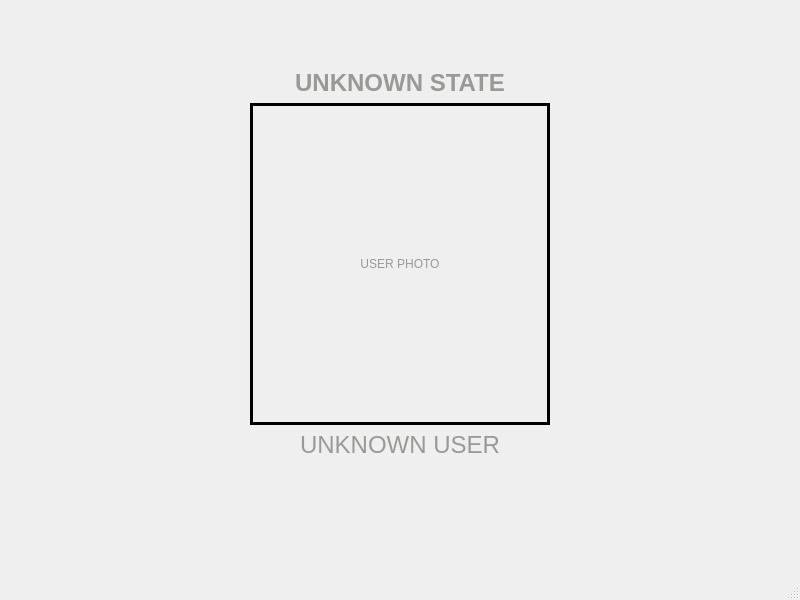
<?xml version="1.0" encoding="UTF-8"?>
<ui version="4.0">
 <class>admin</class>
 <widget class="QMainWindow" name="admin">
  <property name="geometry">
   <rect>
    <x>0</x>
    <y>0</y>
    <width>800</width>
    <height>600</height>
   </rect>
  </property>
  <property name="windowTitle">
   <string>Access Control</string>
  </property>
  <property name="autoFillBackground">
   <bool>false</bool>
  </property>
  <widget class="QWidget" name="centralwidget">
   <property name="palette">
    <palette>
     <active>
      <colorrole role="WindowText">
       <brush brushstyle="SolidPattern">
        <color alpha="255">
         <red>0</red>
         <green>0</green>
         <blue>0</blue>
        </color>
       </brush>
      </colorrole>
      <colorrole role="Button">
       <brush brushstyle="SolidPattern">
        <color alpha="255">
         <red>255</red>
         <green>255</green>
         <blue>255</blue>
        </color>
       </brush>
      </colorrole>
      <colorrole role="Light">
       <brush brushstyle="SolidPattern">
        <color alpha="255">
         <red>255</red>
         <green>255</green>
         <blue>255</blue>
        </color>
       </brush>
      </colorrole>
      <colorrole role="Midlight">
       <brush brushstyle="SolidPattern">
        <color alpha="255">
         <red>255</red>
         <green>255</green>
         <blue>255</blue>
        </color>
       </brush>
      </colorrole>
      <colorrole role="Dark">
       <brush brushstyle="SolidPattern">
        <color alpha="255">
         <red>127</red>
         <green>127</green>
         <blue>127</blue>
        </color>
       </brush>
      </colorrole>
      <colorrole role="Mid">
       <brush brushstyle="SolidPattern">
        <color alpha="255">
         <red>170</red>
         <green>170</green>
         <blue>170</blue>
        </color>
       </brush>
      </colorrole>
      <colorrole role="Text">
       <brush brushstyle="SolidPattern">
        <color alpha="255">
         <red>0</red>
         <green>0</green>
         <blue>0</blue>
        </color>
       </brush>
      </colorrole>
      <colorrole role="BrightText">
       <brush brushstyle="SolidPattern">
        <color alpha="255">
         <red>255</red>
         <green>255</green>
         <blue>255</blue>
        </color>
       </brush>
      </colorrole>
      <colorrole role="ButtonText">
       <brush brushstyle="SolidPattern">
        <color alpha="255">
         <red>0</red>
         <green>0</green>
         <blue>0</blue>
        </color>
       </brush>
      </colorrole>
      <colorrole role="Base">
       <brush brushstyle="SolidPattern">
        <color alpha="255">
         <red>255</red>
         <green>255</green>
         <blue>255</blue>
        </color>
       </brush>
      </colorrole>
      <colorrole role="Window">
       <brush brushstyle="SolidPattern">
        <color alpha="255">
         <red>255</red>
         <green>255</green>
         <blue>255</blue>
        </color>
       </brush>
      </colorrole>
      <colorrole role="Shadow">
       <brush brushstyle="SolidPattern">
        <color alpha="255">
         <red>0</red>
         <green>0</green>
         <blue>0</blue>
        </color>
       </brush>
      </colorrole>
      <colorrole role="AlternateBase">
       <brush brushstyle="SolidPattern">
        <color alpha="255">
         <red>255</red>
         <green>255</green>
         <blue>255</blue>
        </color>
       </brush>
      </colorrole>
      <colorrole role="ToolTipBase">
       <brush brushstyle="SolidPattern">
        <color alpha="255">
         <red>255</red>
         <green>255</green>
         <blue>220</blue>
        </color>
       </brush>
      </colorrole>
      <colorrole role="ToolTipText">
       <brush brushstyle="SolidPattern">
        <color alpha="255">
         <red>0</red>
         <green>0</green>
         <blue>0</blue>
        </color>
       </brush>
      </colorrole>
      <colorrole role="PlaceholderText">
       <brush brushstyle="SolidPattern">
        <color alpha="127">
         <red>0</red>
         <green>0</green>
         <blue>0</blue>
        </color>
       </brush>
      </colorrole>
     </active>
     <inactive>
      <colorrole role="WindowText">
       <brush brushstyle="SolidPattern">
        <color alpha="255">
         <red>0</red>
         <green>0</green>
         <blue>0</blue>
        </color>
       </brush>
      </colorrole>
      <colorrole role="Button">
       <brush brushstyle="SolidPattern">
        <color alpha="255">
         <red>239</red>
         <green>239</green>
         <blue>239</blue>
        </color>
       </brush>
      </colorrole>
      <colorrole role="Light">
       <brush brushstyle="SolidPattern">
        <color alpha="255">
         <red>255</red>
         <green>255</green>
         <blue>255</blue>
        </color>
       </brush>
      </colorrole>
      <colorrole role="Midlight">
       <brush brushstyle="SolidPattern">
        <color alpha="255">
         <red>202</red>
         <green>202</green>
         <blue>202</blue>
        </color>
       </brush>
      </colorrole>
      <colorrole role="Dark">
       <brush brushstyle="SolidPattern">
        <color alpha="255">
         <red>159</red>
         <green>159</green>
         <blue>159</blue>
        </color>
       </brush>
      </colorrole>
      <colorrole role="Mid">
       <brush brushstyle="SolidPattern">
        <color alpha="255">
         <red>184</red>
         <green>184</green>
         <blue>184</blue>
        </color>
       </brush>
      </colorrole>
      <colorrole role="Text">
       <brush brushstyle="SolidPattern">
        <color alpha="255">
         <red>0</red>
         <green>0</green>
         <blue>0</blue>
        </color>
       </brush>
      </colorrole>
      <colorrole role="BrightText">
       <brush brushstyle="SolidPattern">
        <color alpha="255">
         <red>255</red>
         <green>255</green>
         <blue>255</blue>
        </color>
       </brush>
      </colorrole>
      <colorrole role="ButtonText">
       <brush brushstyle="SolidPattern">
        <color alpha="255">
         <red>0</red>
         <green>0</green>
         <blue>0</blue>
        </color>
       </brush>
      </colorrole>
      <colorrole role="Base">
       <brush brushstyle="SolidPattern">
        <color alpha="255">
         <red>255</red>
         <green>255</green>
         <blue>255</blue>
        </color>
       </brush>
      </colorrole>
      <colorrole role="Window">
       <brush brushstyle="SolidPattern">
        <color alpha="255">
         <red>239</red>
         <green>239</green>
         <blue>239</blue>
        </color>
       </brush>
      </colorrole>
      <colorrole role="Shadow">
       <brush brushstyle="SolidPattern">
        <color alpha="255">
         <red>118</red>
         <green>118</green>
         <blue>118</blue>
        </color>
       </brush>
      </colorrole>
      <colorrole role="AlternateBase">
       <brush brushstyle="SolidPattern">
        <color alpha="255">
         <red>247</red>
         <green>247</green>
         <blue>247</blue>
        </color>
       </brush>
      </colorrole>
      <colorrole role="ToolTipBase">
       <brush brushstyle="SolidPattern">
        <color alpha="255">
         <red>255</red>
         <green>255</green>
         <blue>220</blue>
        </color>
       </brush>
      </colorrole>
      <colorrole role="ToolTipText">
       <brush brushstyle="SolidPattern">
        <color alpha="255">
         <red>0</red>
         <green>0</green>
         <blue>0</blue>
        </color>
       </brush>
      </colorrole>
      <colorrole role="PlaceholderText">
       <brush brushstyle="SolidPattern">
        <color alpha="128">
         <red>0</red>
         <green>0</green>
         <blue>0</blue>
        </color>
       </brush>
      </colorrole>
     </inactive>
     <disabled>
      <colorrole role="WindowText">
       <brush brushstyle="SolidPattern">
        <color alpha="255">
         <red>127</red>
         <green>127</green>
         <blue>127</blue>
        </color>
       </brush>
      </colorrole>
      <colorrole role="Button">
       <brush brushstyle="SolidPattern">
        <color alpha="255">
         <red>255</red>
         <green>255</green>
         <blue>255</blue>
        </color>
       </brush>
      </colorrole>
      <colorrole role="Light">
       <brush brushstyle="SolidPattern">
        <color alpha="255">
         <red>255</red>
         <green>255</green>
         <blue>255</blue>
        </color>
       </brush>
      </colorrole>
      <colorrole role="Midlight">
       <brush brushstyle="SolidPattern">
        <color alpha="255">
         <red>255</red>
         <green>255</green>
         <blue>255</blue>
        </color>
       </brush>
      </colorrole>
      <colorrole role="Dark">
       <brush brushstyle="SolidPattern">
        <color alpha="255">
         <red>127</red>
         <green>127</green>
         <blue>127</blue>
        </color>
       </brush>
      </colorrole>
      <colorrole role="Mid">
       <brush brushstyle="SolidPattern">
        <color alpha="255">
         <red>170</red>
         <green>170</green>
         <blue>170</blue>
        </color>
       </brush>
      </colorrole>
      <colorrole role="Text">
       <brush brushstyle="SolidPattern">
        <color alpha="255">
         <red>127</red>
         <green>127</green>
         <blue>127</blue>
        </color>
       </brush>
      </colorrole>
      <colorrole role="BrightText">
       <brush brushstyle="SolidPattern">
        <color alpha="255">
         <red>255</red>
         <green>255</green>
         <blue>255</blue>
        </color>
       </brush>
      </colorrole>
      <colorrole role="ButtonText">
       <brush brushstyle="SolidPattern">
        <color alpha="255">
         <red>127</red>
         <green>127</green>
         <blue>127</blue>
        </color>
       </brush>
      </colorrole>
      <colorrole role="Base">
       <brush brushstyle="SolidPattern">
        <color alpha="255">
         <red>255</red>
         <green>255</green>
         <blue>255</blue>
        </color>
       </brush>
      </colorrole>
      <colorrole role="Window">
       <brush brushstyle="SolidPattern">
        <color alpha="255">
         <red>255</red>
         <green>255</green>
         <blue>255</blue>
        </color>
       </brush>
      </colorrole>
      <colorrole role="Shadow">
       <brush brushstyle="SolidPattern">
        <color alpha="255">
         <red>177</red>
         <green>177</green>
         <blue>177</blue>
        </color>
       </brush>
      </colorrole>
      <colorrole role="AlternateBase">
       <brush brushstyle="SolidPattern">
        <color alpha="255">
         <red>247</red>
         <green>247</green>
         <blue>247</blue>
        </color>
       </brush>
      </colorrole>
      <colorrole role="ToolTipBase">
       <brush brushstyle="SolidPattern">
        <color alpha="255">
         <red>255</red>
         <green>255</green>
         <blue>220</blue>
        </color>
       </brush>
      </colorrole>
      <colorrole role="ToolTipText">
       <brush brushstyle="SolidPattern">
        <color alpha="255">
         <red>0</red>
         <green>0</green>
         <blue>0</blue>
        </color>
       </brush>
      </colorrole>
      <colorrole role="PlaceholderText">
       <brush brushstyle="SolidPattern">
        <color alpha="128">
         <red>0</red>
         <green>0</green>
         <blue>0</blue>
        </color>
       </brush>
      </colorrole>
     </disabled>
    </palette>
   </property>
   <property name="autoFillBackground">
    <bool>true</bool>
   </property>
   <layout class="QVBoxLayout" name="verticalLayout_2">
    <item>
     <layout class="QVBoxLayout" name="verticalLayout">
      <property name="topMargin">
       <number>60</number>
      </property>
      <property name="bottomMargin">
       <number>110</number>
      </property>
      <item>
       <widget class="QLabel" name="accessStateLabel">
        <property name="font">
         <font>
          <pointsize>18</pointsize>
          <bold>false</bold>
         </font>
        </property>
        <property name="text">
         <string>&lt;html&gt;&lt;head/&gt;&lt;body&gt;&lt;p&gt;&lt;span style=&quot; font-weight:700; color:#9a9996;&quot;&gt;UNKNOWN STATE&lt;/span&gt;&lt;/p&gt;&lt;/body&gt;&lt;/html&gt;</string>
        </property>
        <property name="alignment">
         <set>Qt::AlignCenter</set>
        </property>
       </widget>
      </item>
      <item>
       <layout class="QHBoxLayout" name="horizontalLayout">
        <item>
         <spacer name="horizontalSpacer">
          <property name="orientation">
           <enum>Qt::Horizontal</enum>
          </property>
          <property name="sizeHint" stdset="0">
           <size>
            <width>40</width>
            <height>20</height>
           </size>
          </property>
         </spacer>
        </item>
        <item>
         <widget class="QLabel" name="photoLabel">
          <property name="sizePolicy">
           <sizepolicy hsizetype="Expanding" vsizetype="Expanding">
            <horstretch>0</horstretch>
            <verstretch>0</verstretch>
           </sizepolicy>
          </property>
          <property name="minimumSize">
           <size>
            <width>300</width>
            <height>300</height>
           </size>
          </property>
          <property name="maximumSize">
           <size>
            <width>600</width>
            <height>600</height>
           </size>
          </property>
          <property name="toolTip">
           <string/>
          </property>
          <property name="frameShape">
           <enum>QFrame::Box</enum>
          </property>
          <property name="frameShadow">
           <enum>QFrame::Plain</enum>
          </property>
          <property name="lineWidth">
           <number>3</number>
          </property>
          <property name="midLineWidth">
           <number>0</number>
          </property>
          <property name="text">
           <string>&lt;html&gt;&lt;head/&gt;&lt;body&gt;&lt;p&gt;&lt;span style=&quot; color:#9a9996;&quot;&gt;USER PHOTO&lt;/span&gt;&lt;/p&gt;&lt;/body&gt;&lt;/html&gt;</string>
          </property>
          <property name="scaledContents">
           <bool>true</bool>
          </property>
          <property name="alignment">
           <set>Qt::AlignCenter</set>
          </property>
         </widget>
        </item>
        <item>
         <spacer name="horizontalSpacer_2">
          <property name="orientation">
           <enum>Qt::Horizontal</enum>
          </property>
          <property name="sizeHint" stdset="0">
           <size>
            <width>40</width>
            <height>20</height>
           </size>
          </property>
         </spacer>
        </item>
       </layout>
      </item>
      <item>
       <widget class="QLabel" name="userInfoLabel">
        <property name="font">
         <font>
          <pointsize>18</pointsize>
          <kerning>true</kerning>
         </font>
        </property>
        <property name="text">
         <string>&lt;html&gt;&lt;head/&gt;&lt;body&gt;&lt;p&gt;&lt;span style=&quot; color:#9a9996;&quot;&gt;UNKNOWN USER&lt;/span&gt;&lt;/p&gt;&lt;/body&gt;&lt;/html&gt;</string>
        </property>
        <property name="alignment">
         <set>Qt::AlignCenter</set>
        </property>
       </widget>
      </item>
     </layout>
    </item>
   </layout>
  </widget>
  <widget class="QMenuBar" name="menubar">
   <property name="geometry">
    <rect>
     <x>0</x>
     <y>0</y>
     <width>800</width>
     <height>22</height>
    </rect>
   </property>
  </widget>
  <widget class="QStatusBar" name="statusbar"/>
 </widget>
 <resources/>
 <connections/>
</ui>
